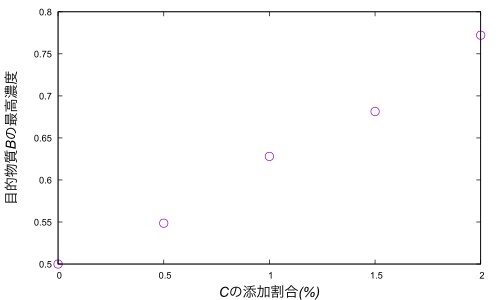

This figure's gnuplot source:
set term pdf
set out '3rd-component-addition-ratio-highest-purity.pdf
set xlabel '{/Arial-Italic Cの添加割合(%)}'
set ylabel '{/Arial-Italic 目的物質Bの最高濃度}'
set xlabel font 'Arial,15'
set ylabel font 'Arial,15'
set xrange [0.0:2.0]
set tics font 'Arial,10'
set key font 'Arial,16'

plot '3rd-component-addition-ratio-highest-purity.dat' pt 6 ps 1 notitle
